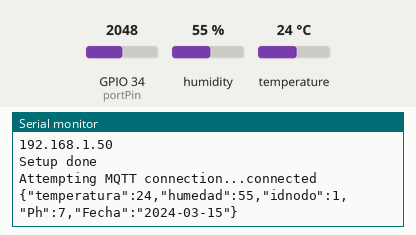
Bench run of a program on a simulated ESP32. On the bench: the last lines printed to the serial monitor. The test bench sets the inputs (shaded band); at power-on: humidity 55 %, GPIO 34 (portPin) = 2048, temperature 24 °C. WiFi joins after 1.5 s; servers stay silent unless stated; network time is answered at once with the bench clock; the local clock reads 2024-03-15 10:24:30 at power-on unless the program sets it; no MQTT or app messages arrive unless stated.

Above: at 4.2 s.
4.3 s: humidity set to 22 %
At 9.3 s:
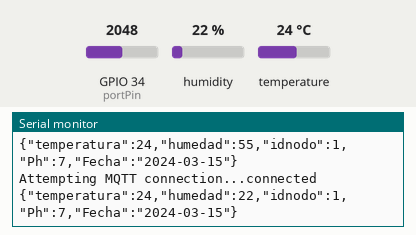
10.0 s: GPIO 34 (portPin) set to 2866
At 13.7 s:
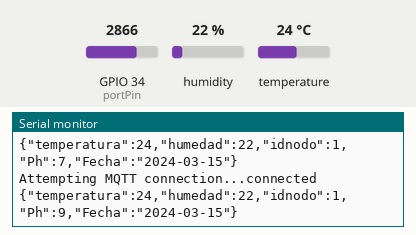
15.7 s: temperature set to 12 °C
At 19.3 s:
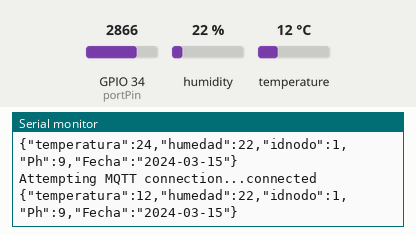
21.4 s: GPIO 34 (portPin) set to 3603
At 23.8 s:
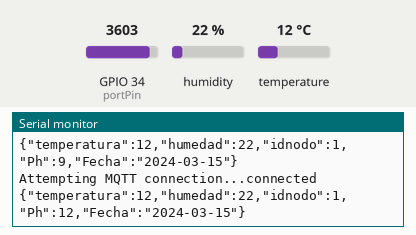
27.1 s: humidity set to 40 %
At 29.4 s:
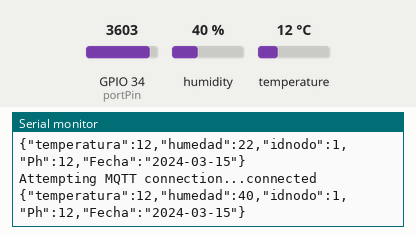
Timing chart, 0 to 30.9 s (numbered marks = the images above; inputs shaded):
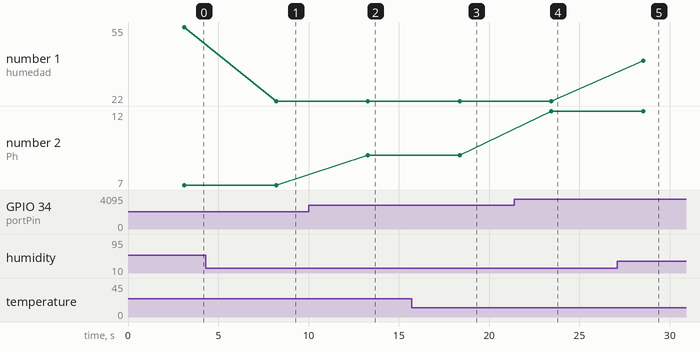

The program:

main.cpp
```cpp
#include <Arduino.h>
#include <ArduinoJson.h>

#include <PubSubClient.h>

//LIBRERIAS PARA FECHA Y HORA
#include <WiFi.h>
#include <NTPClient.h>
#include <WiFiUdp.h>
//LIBRERIAS PARA DHT11 (TEMPERATURA Y HUMEDAD)
#include <Adafruit_Sensor.h>
#include <DHT.h>

//DEFINICION DE PINES DHT11
#define DHTPIN 4   // 4 = PIN D4
#define DHTTYPE    DHT11
DHT dht(DHTPIN, DHTTYPE);
//potenciometro ph
const int portPin=34;
int valorPh=0;


#define mqttUser "diego.perea@uao.edu.co" //user maqiatto
#define mqttPass "***" //contraseña maqiatto
#define mqttPort 1883
const char* ssid = "***name**wifi";// name wifi
const char* password = "****";//contraseña wifi
char mqttBroker[] = "maqiatto.com"; //ip del servidor
char mqttClientId[] = "tema2"; //cualquier nombre
char inTopic[] = "diego.perea@uao.edu.co/tema2";


// Define NTP Client to get time
WiFiUDP ntpUDP;
NTPClient timeClient(ntpUDP);

// Variables to save date and time
String formattedDate;
String dayStamp;
String timeStamp;


void callback(char* topic, byte* payload, unsigned int length) {
  Serial.print("Message arrived [");
  Serial.print(topic);
  Serial.print("] ");
  for (int i=0;i<length;i++) {
  Serial.print((char)payload[i]);
  }
  Serial.println();
}
WiFiClient BClient;
PubSubClient client(BClient);
void reconnect() {
  // Loop until we're reconnected
  while (!client.connected()) {
  Serial.print("Attempting MQTT connection...");
  // Attempt to connect
  if (client.connect("diego.perea@uao.edu.co/tema2", mqttUser, mqttPass)) {
  Serial.println("connected");
  // Once connected, publish an announcement...
  float h= dht.readHumidity();
  float t =dht.readTemperature();
  //potenciometro ph
  valorPh=analogRead(portPin)/292.5;
  //----------------------
  String variable;
  StaticJsonDocument<256> doc;
  doc["temperatura"] = t;
  doc["humedad"] = h;
  doc["idnodo"] = 1;
  doc["Ph"]=valorPh;
  doc["Fecha"] = dayStamp;
  serializeJson(doc, variable);
  int lon = variable.length()+1;
  Serial.println(variable);
  char datojson[lon];
  variable.toCharArray(datojson, lon);
  client.publish(inTopic,datojson);
  client.disconnect();
  delay(5000);
  // ... and resubscribe
  //client.subscribe("topic2");
  } else {
  Serial.print("failed, rc=");
  Serial.print(client.state());
  Serial.println(" try again in 5 seconds");
  // Wait 5 seconds before retrying
  delay(5000);
}
}
}

void setup_wifi() {
  delay(10);
  // We start by connecting to a WiFi network
  Serial.println();
  Serial.print("Connecting to ");
  Serial.println(ssid);
  WiFi.begin(ssid, password);
  while (WiFi.status() != WL_CONNECTED) {
  delay(500);
  Serial.print(".");
  }
  Serial.println("");
  Serial.println("WiFi connected");
  Serial.println("IP address: ");
  Serial.println(WiFi.localIP());
  // Initialize a NTPClient to get time
  timeClient.begin();
  // Set offset time in seconds to adjust for your timezone, for example:
  // COLOMBIA -5 , entonces -5*3600 ->  -18000
  timeClient.setTimeOffset(-18000); //Thailand +7 = 25200
}


void setup()
{

  Serial.begin(9600); //Serial connection
  setup_wifi(); //WiFi connection
  client.setServer( mqttBroker, mqttPort );
  client.setCallback( callback );
  Serial.println("Setup done");
  delay(1500);
}


void loop()
{
    while(!timeClient.update()) {
    timeClient.forceUpdate();
    }
    // The formattedDate comes with the following format:
    // 2018-05-28T16:00:13Z
    // We need to extract date and time
    formattedDate = timeClient.getFormattedDate();
    // Extract date
    int splitT = formattedDate.indexOf("T");
    dayStamp = formattedDate.substring(0, splitT);
    //Serial.print("DATE: ");
    //Serial.println(dayStamp);
    // Extract time
    timeStamp = formattedDate.substring(splitT+1, formattedDate.length()-1);


    if (!client.connected()) {
    reconnect();
    }
    client.loop();

}
```

Measured:
- after the input at 4.3 s, the serial monitor: prints a new line after 3.9 s (image 1)
- after the input at 10.0 s, the serial monitor: prints a new line after 3.3 s (image 2)
- after the input at 15.7 s, the serial monitor: prints a new line after 2.7 s (image 3)
- after the input at 21.4 s, the serial monitor: prints a new line after 2.0 s (image 4)
- after the input at 27.1 s, the serial monitor: prints a new line after 1.4 s (image 5)
- plotted number 1: 55 → 22 after the input at 4.3 s, 22 → 40 after the input at 27.1 s
- plotted number 2: 7 → 9 after the input at 10.0 s
